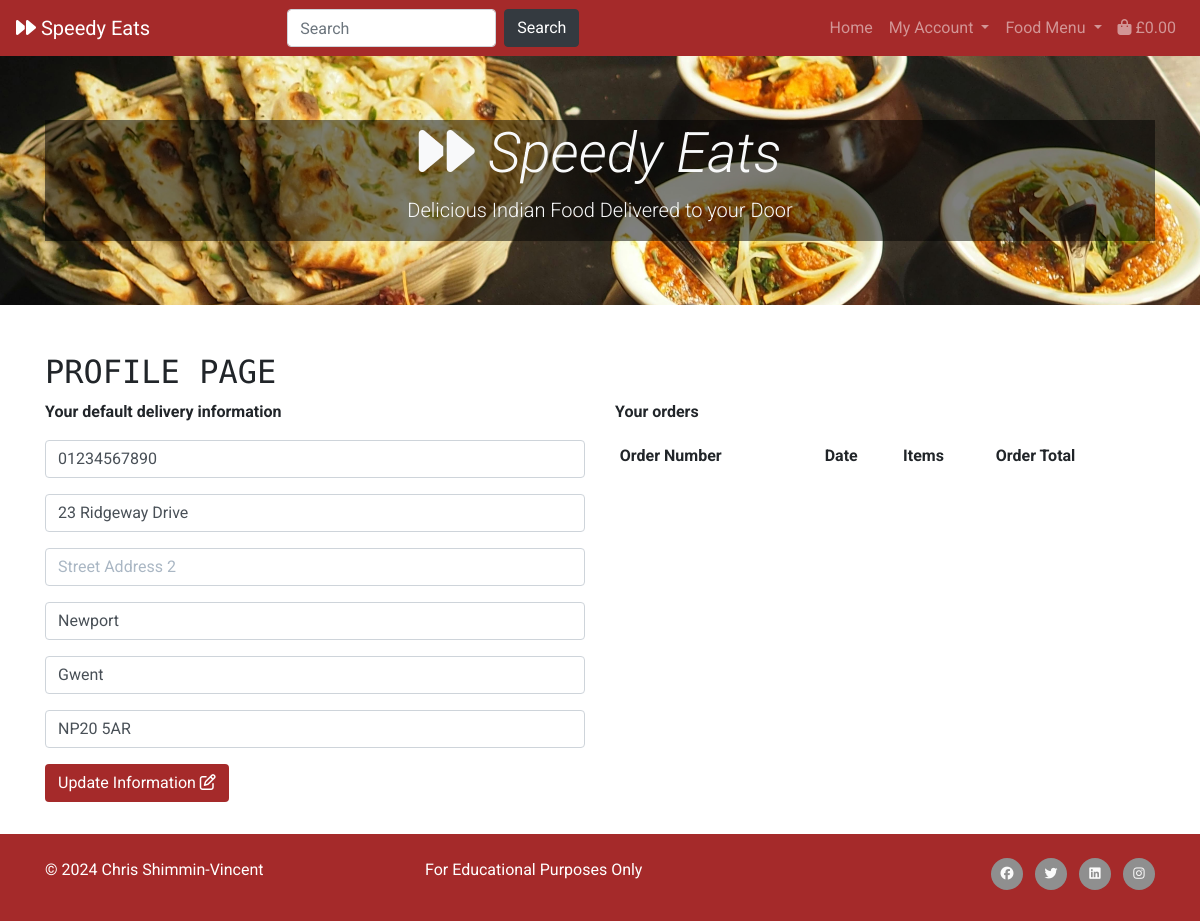
Before: /profile/ (signed in) with the older database file.
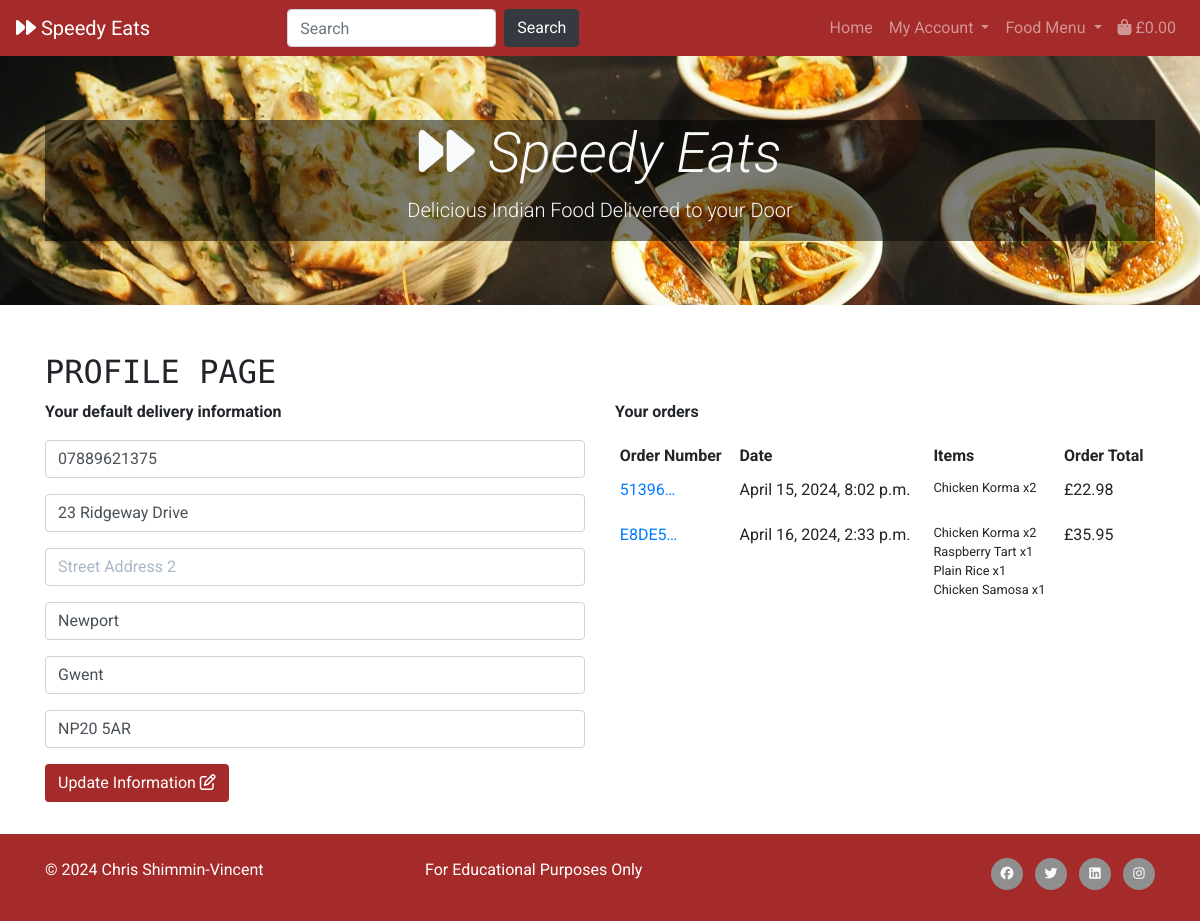
After: the same page with the newer database file.
### profiles/models.py (models this page shows, shortened)
class UserProfile(models.Model):
    user = models.OneToOneField(User, on_delete=models.CASCADE)
    default_phone_number = models.CharField(max_length=20, null=True,
                                            blank=True)
    default_street_address1 = models.CharField(max_length=80, null=True,
                                               blank=True)
    default_street_address2 = models.CharField(max_length=80, null=True,
                                               blank=True)
    default_town_or_city = models.CharField(max_length=40, null=True,
                                            blank=True)
    default_county = models.CharField(max_length=80, null=True, blank=True)
    default_postcode = models.CharField(max_length=20, null=True, blank=True)

### checkout/models.py (models this page shows, shortened)
class Order(models.Model):
    order_number = models.CharField(max_length=32, null=False, editable=False)
    date = models.DateTimeField(auto_now_add=True)
    user_profile = models.ForeignKey(UserProfile, on_delete=models.SET_NULL,
                                     null=True, blank=True,
                                     related_name='orders')
    full_name = models.CharField(max_length=50, null=False, blank=False)
    email = models.EmailField(max_length=254, null=False, blank=False)
    phone_number = models.CharField(max_length=20, null=False, blank=False)
    street_address1 = models.CharField(max_length=80, null=False, blank=False)
    street_address2 = models.CharField(max_length=80, null=True, blank=True)
    town_or_city = models.CharField(max_length=40, null=False, blank=False)
    county = models.CharField(max_length=80, null=False, blank=False)
    postcode = models.CharField(max_length=20, null=False, blank=False)
    delivery_cost = models.DecimalField(max_digits=6, decimal_places=2,
                                        null=False, default=0)
    order_total = models.DecimalField(max_digits=10, decimal_places=2,
                                      null=False, default=0)
    grand_total = models.DecimalField(max_digits=10, decimal_places=2,
                                      null=False, default=0)
    original_bag = models.TextField(null=False, blank=False, default='')
    stripe_pid = models.CharField(max_length=254, null=False,
                                  blank=False, default='')

class OrderLineItem(models.Model):
    order = models.ForeignKey(Order, null=False, blank=False,
                              on_delete=models.CASCADE,
                              related_name='lineitems')
    product = models.ForeignKey(Product, null=False, blank=False,
                                on_delete=models.CASCADE)
    quantity = models.IntegerField(null=False, blank=False, default=0)
    lineitem_total = models.DecimalField(max_digits=6, decimal_places=2,
                                         null=False, blank=False,
                                         editable=False)

### products/models.py (models this page shows, shortened)
class Product(models.Model):
    category = models.ForeignKey('Category', null=True,
                                 blank=True, on_delete=models.SET_NULL)
    product_code = models.CharField(max_length=254, null=True, blank=True)
    name = models.CharField(max_length=254)
    description = models.TextField()
    price = models.DecimalField(max_digits=6, decimal_places=2)
    image_url = models.URLField(max_length=1024, null=True, blank=True)
    image = models.ImageField(null=True, blank=True)

### profiles/views.py (the view)
# urls.py: path('', views.profile, name='profile'),
def profile(request):
    profile = get_object_or_404(UserProfile, user=request.user)
    if request.method == 'POST':
        form = UserProfileForm(request.POST, instance=profile)
        if form.is_valid():
            form.save()
            messages.success(request, 'Profile updated successfully')
    form = UserProfileForm(instance=profile)
    orders = profile.orders.all()
    template = 'profiles/profile.html'
    context = {
        'profile': profile,
        'form': form,
        'orders': orders,
        'no_bag': True,
    }
    return render(request, template, context)

### profiles/forms.py
class UserProfileForm(forms.ModelForm):
    class Meta:
        model = UserProfile
        exclude = ('user',)
    def __init__(self, *args, **kwargs):
        super().__init__(*args, **kwargs)
        placeholders = {
            'default_phone_number': 'Phone Number',
            'default_street_address1': 'Street Address 1',
            'default_street_address2': 'Street Address 2',
            'default_town_or_city': 'Town or City',
            'default_county': 'County',
            'default_postcode': 'Postal Code',
        }
        self.fields['default_phone_number'].widget.attrs['autofocus'] = True
        for field in self.fields:
            if self.fields[field].required:
                placeholder = f'{placeholders[field]} *'
            else:
                placeholder = placeholders[field]
            self.fields[field].widget.attrs['placeholder'] = placeholder
            self.fields[field].widget.attrs['class'] = 'profile-form-input'
            self.fields[field].label = False

### bag/contexts.py (called while the page is built, shortened)
def bag_contents(request):
    bag_items = []
    product_count = 0
    total = 0
    delivery = Decimal(settings.STANDARD_DELIVERY)
    grand_total = 0
    bag = request.session.get('bag', {})
    if total < settings.MINIMUM_ORDER_VALUE:
        minimum_value_met = False
    else:
        minimum_value_met = True
    minimum_order_delta = settings.MINIMUM_ORDER_VALUE - total
    grand_total = total + delivery
    context = {
        'minimum_value_met': minimum_value_met,
        'bag_items': bag_items,
        'product_count': product_count,
        'total': total,
        'minimum_order_delta': minimum_order_delta,
        'minimum_order_value': settings.MINIMUM_ORDER_VALUE,
        'delivery': delivery,
        'grand_total': grand_total,
    }
    return context

### profiles/templates/profiles/profile.html (shortened to what this page needs)
{% extends "base.html" %}
{% load static %}
{% block content %}
<div class="container">
    <div class="row">
        <div class="col mt-3">
            <h2 class="logo-font">Profile page</h2>
        </div>
    </div>
    <div class="row">
        <div class="col-12 col-lg-6 mb-3">
            <p><strong>Your default delivery information</strong></p>
            <form class="mt-3" action="{% url 'profile' %}" method="POST" id="profile-update-form">
                {{ form|crispy }}
                <button class="btn brand-color">Update Information <i class="fa-regular fa-pen-to-square"></i></button>
            </form>
        </div>
        <div class="col-12 col-lg-6 mb-3">
            <p><strong>Your orders</strong></p>
                <div class="order-history table-responsive">
                    <table class="table table-sm table-borderless">
                        <thead>
                            <tr>
                                <th>Order Number</th>
                                <th>Date</th>
                                <th>Items</th>
                                <th>Order Total</th>
                            </tr>
                        </thead>
                        <tbody>
                            {% for order in orders %}
                            <tr>
                                <td>
                                    <a href="#" title="{{ order.order_number }}">
                                        {{ order.order_number|truncatechars:6 }}
                                    </a>
                                </td>
                                <td>{{ order.date }}</td>
                                <td>
                                    <ul class="list-unstyled">
                                        {% for item in order.lineitems.all %}
                                        <li class="small">
                                        {{ item.product.name }} x{{ item.quantity }}
                                        </li>
                                        {% endfor %}
                                    </ul>
                                </td>
                                <td>£{{ order.grand_total }}</td>
                            </tr>
                            {% endfor %}
                    </tbody>
                </table>
            </div>
        </div>
    </div>
</div>
{% endblock %}

### templates/base.html (shortened to what this page needs)
{% load static %}
<!doctype html>
<html lang="en">
<head>
  {% block corecss %}
    <link rel="stylesheet" href="https://cdn.jsdelivr.net/npm/bootstrap@4.4.1/dist/css/bootstrap.min.css"
>
    <link rel="stylesheet" href="{% static 'css/base.css' %}">
  {% endblock %}
</head>
<body>
  <header>
    <nav class="navbar navbar-expand-lg navbar-dark brand-color">
      <a class="navbar-brand" href="{% url 'home' %}"><i class="fa fa-light fa-forward"></i> Speedy Eats</a>
      <div class="collapse navbar-collapse" id="navbarSupportedContent">
        <ul class="navbar-nav mr-auto ml-auto">
          <li class="nav-item">
            <form class="form-inline" action="{% url 'products' %}">
              <input class="form-control mr-sm-2" name="query" type="search" placeholder="Search" aria-label="Search">
              <button class="btn btn-dark my-2 my-sm-0" type="submit">Search</button>
            </form>
          </li>
        </ul>
        <ul class="navbar-nav ml-auto">
          <li class="nav-item">
            <a class="nav-link" href="{% url 'home' %}">Home</a>
          </li>
          <li class="nav-item dropdown">
            <a class="nav-link dropdown-toggle" href="#" id="navbarDropdown" role="button" data-toggle="dropdown"
              aria-haspopup="true" aria-expanded="false">
              My Account
            </a>
          </li>
          <li class="nav-item dropdown">
            <a class="nav-link dropdown-toggle" href="#" id="navbarDropdown" role="button" data-toggle="dropdown"
              aria-haspopup="true" aria-expanded="false">
              Food Menu
            </a>
          </li>
          <li class="nav-item">
            <a class="nav-link" href="{% url 'view_bag' %}"><i class="fa fa-shopping-bag"></i> £{{ total|floatformat:2 }}</a>
          </li>
        </ul>
      </div>
    </nav>
  </header>
  <div class="jumbotron jumbotron-fluid">
    <div class="container">
      <div class="mask text-light d-flex justify-content-center flex-column text-center opaque-overlay-text">
        <h1 class="display-4"><em><i class="fa fa-light fa-forward"></i> Speedy Eats</em></h1>
        <p class="lead">Delicious Indian Food Delivered to your Door</p>
      </div>
    </div>
  </div>
  {% block content %}
  {% endblock %}
  <footer class="footer mt-3 pt-4 brand-color">
    <div class="container">
      <div class="row">
        <div class="col-sm-4">
          &copy; 2024 Chris Shimmin-Vincent
        </div>
        <div class="col-sm-4">
          For Educational Purposes Only
        </div>
        <div class="col-sm-4">
          <ul class="list-inline social-links">
            <li class="list-inline-item">
              <a href="#" target="_blank">
                <i class="fab fa-facebook" aria-hidden="true"></i>
              </a>
            </li>
            <li class="list-inline-item">
              <a href="#" target="_blank">
                <i class="fab fa-twitter" aria-hidden="true"></i>
              </a>
            </li>
            <li class="list-inline-item">
              <a href="#" target="_blank">
                <i class="fab fa-linkedin" aria-hidden="true"></i>
              </a>
            </li>
            <li class="list-inline-item">
              <a href="#" target="_blank">
                <i class="fab fa-instagram" aria-hidden="true"></i>
              </a>
            </li>
          </ul>
        </div>
      </div>
    </div>
  </footer>
</body>
</html>

### static/css/base.css (style rules this page uses)
body { font-family: 'Roboto', sans-serif; }
.logo-font { text-transform: uppercase; font-family: 'Reddit Mono', monospace; }
#profile-update-form input::placeholder { color: #aab7c4; }
.jumbotron { background-image: url("/media/homepage-header-image.jpg"); background-size: cover; color: #fff; }
.opaque-overlay-text { background-color: rgba(0, 0, 0, 0.5); }
.brand-color, .allauth-form-inner-content button { background-color: brown; color: #fff; }
footer { min-height: 50px; bottom: 0; width: 100%; }
.social-links { padding-bottom: 15px; text-align: right; }
.social-links li a i { width: 32px; height: 32px; padding: 12px 0; border-radius: 50%; font-size: 13px; line-height: 7px; text-align: center; color: #fafafa; background: #8f8f8f; transition: all 0.35s ease-in-out; -moz-transition: all 0.35s ease-in-out; -webkit-transition: all 0.35s ease-in-out; -o-transition: all 0.35s ease-in-out; }

Changed rows visible on the page:
changed UserProfile "23 Ridgeway Drive": default_phone_number "01234567890" → "07889621375"
added Order: order_number "51396…", date "April 15, 2024, 8:02 p.m.", grand_total "22.98"
added OrderLineItem: product.name "Chicken Korma", quantity "2", shown under "51396…"
added Order: order_number "E8DE5…", date "April 16, 2024, 2:33 p.m.", grand_total "35.95"
added OrderLineItem: product.name "Chicken Korma", quantity "2", shown under "E8DE5…"
added OrderLineItem: product.name "Raspberry Tart", quantity "1", shown under "E8DE5…"
added OrderLineItem: product.name "Plain Rice", quantity "1", shown under "E8DE5…"
added OrderLineItem: product.name "Chicken Samosa", quantity "1", shown under "E8DE5…"
